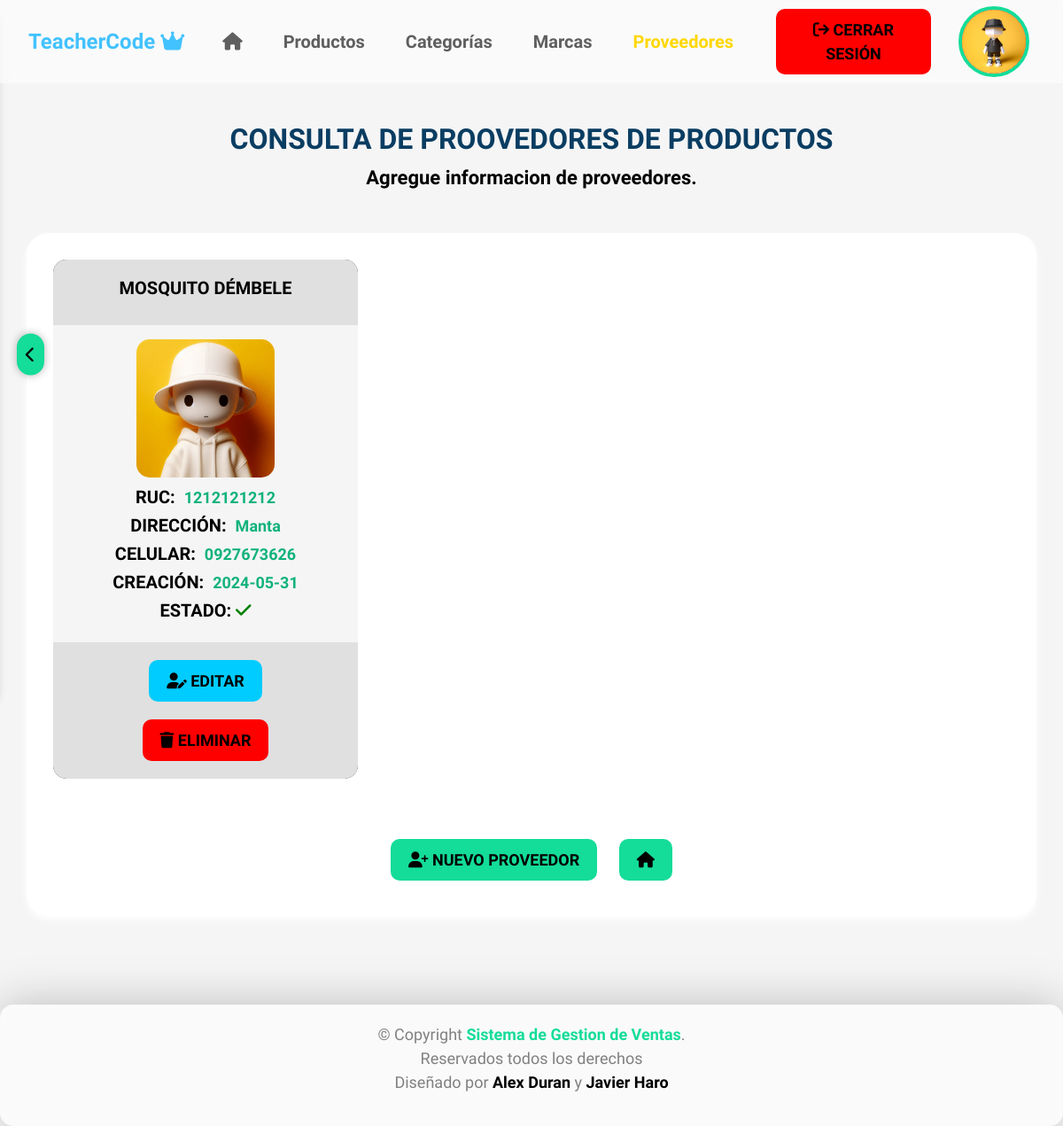
The page /supplier_list/ (signed in) on the database its author committed.
### core/models.py (models this page shows, shortened)
class CustomUser(AbstractUser):
    dni = models.CharField(max_length=10,unique=True,validators=[valida_cedula])
    full_name = models.CharField(max_length=100)
    celular = models.CharField(max_length=10,blank=True, null=True,validators=[phone_regex])
    correo = models.EmailField(blank=True, null=True)
    imagen = models.ImageField(upload_to='imagenes_perfil/', null=True, blank=True)
    def get_profile_picture_url(self):
        if self.imagen:
            return self.imagen.url
        else:
            return None

class Supplier(models.Model):
    name = models.CharField(max_length=100, unique=True)
    ruc = models.CharField(max_length=10,validators=[valida_cedula],unique=True)
    address = models.CharField(max_length=200)
    phone = models.CharField(max_length=10,validators=[phone_regex],unique=True)
    user = models.ForeignKey(settings.AUTH_USER_MODEL, on_delete=models.CASCADE)
    created = models.DateTimeField(auto_now_add=True)
    updated = models.DateTimeField(auto_now=True)
    state = models.BooleanField('Estado', default=True)
    image = models.ImageField(upload_to='suppliers/', blank=True, null=True)
    class Meta:
        verbose_name = 'Proveedor'
        verbose_name_plural = 'Proveedores'
        ordering = ['name']
        indexes = [models.Index(fields=['name'])]

### core/views.py (the view)
# urls.py: path('supplier_list/', views.supplier_List,name='supplier_list'),
def supplier_List(request):
    data = {"title1": "Proveedores", "title2": "Consulta De Proovedores De Productos"}
    suppliers = Supplier.objects.all()
    data["suppliers"] = suppliers
    data["messages"] = messages.get_messages(request)
    return render(request, "core/suppliers/list.html", data)

### templates/core/suppliers/list.html (shortened to what this page needs)
{% extends 'base.html' %}
{% block content %}
{% load static %}
<section id="home-modulos" class="mt-4 d-flex justify-content-center align-items-center" data-aos="fade-up" data-aos-delay="200">
    <div class="container text-center">
        <div class="row">
            <div class="col-lg-12">
                <div class="module-head">
                    <h2 class="title text-center">{{ title2 }}</h2>
                    <p>Agregue informacion de proveedores. </p>
                </div>
            </div>
            <div class="module-cards">
                <div class="row">
                    {% for item in suppliers %}
                    <div class="col-md-4 mb-4">
                        <div class="card card-custom">
                            <div class="card-header">
                                <h2 class="card-title">{{ item.name }}</h2>
                            </div>
                            <div class="card-body">
                                <img src="{% if item.image %}{{ item.image.url }}{% else %}{% static 'img/default_person.png' %}{% endif %}" alt="Persona"><br>
                                <h3>RUC: <span class="info">{{ item.ruc }}</span></h3>
                                <h3>Dirección: <span class="info">{{ item.address }}</span></h3>
                                <h3>Celular: <span class="info">{{ item.phone }}</span></h3>
                                <h3>Creación: <span class="info">{{ item.created | date:"Y-m-d" }}</span></h3>
                                <h3>
                                    Estado:
                                    {% if item.state %}
                                    <i class="fa-solid fa-check" style="color: green;"></i>
                                    {% else %}
                                    <i class="fa-solid fa-square-minus" style="color: red;"></i>
                                    {% endif %}
                                </h3>
                            </div>
                            <div class="card-footer">
                                <a href="{% url 'core:supplier_update' item.id %}" class="btn btn-update"><i class="fa-solid fa-user-pen"></i> Editar</a>
                                <a href="#" class="btn btn-cancel" onclick="confirmDelete({{ item.id }})"><i class="fa-solid fa-trash"></i> Eliminar</a>
                            </div>
                        </div>
                    </div>
                    {% endfor %}
                </div>
                <div class="form-group text-center mt-4">
                    <a class="btn btn-details" href="{% url 'core:supplier_create' %}"><i class="fa-solid fa-user-plus"></i> Nuevo proveedor </a>
                    <a class="btn btn-details" href="{% url 'home' %}"><i class="fa-solid fa-house"></i></a>
                </div>
            </div>
        </div>
    </div>
</section>
<body>
</body>
{% endblock content %}

### templates/base.html (shortened to what this page needs)
<!DOCTYPE html>
<html lang="en">
<head>
    {% load static %}
    <link rel="stylesheet" href="https://cdn.jsdelivr.net/npm/bootstrap@5.3.3/dist/css/bootstrap.min.css"
>
    <link rel="stylesheet" href="{% static 'css/main.css' %}">
    <link rel="stylesheet" href="https://cdnjs.cloudflare.com/ajax/libs/font-awesome/6.5.2/css/all.min.css"
 />
    <link rel="stylesheet" href="https://cdnjs.cloudflare.com/ajax/libs/aos/2.3.4/aos.css"
 />
    <link href="https://cdn.jsdelivr.net/npm/bootstrap-icons@1.7.2/font/bootstrap-icons.css" rel="stylesheet">
    <link href="https://cdn.jsdelivr.net/npm/remixicon/fonts/remixicon.css" rel="stylesheet">
    {% load static %}
    <link rel="stylesheet" href="{% static 'plugin/whatsapp-chat-support.css' %}">
    <link rel="stylesheet" href="{% static 'plugin/components/Font Awesome/css/font-awesome.min.css' %}">
</head>
<div id="content">
    <body class="light-mode">
        {% block navbar %}
        <header id="header">
            <nav class="navbar navbar-expand-lg navbar-dark fixed-top">
                <div class="container-fluid">
                    <a class="navbar-brand" href="#">TeacherCode <i class="fa-solid fa-crown"></i></a>
                    <div class="collapse navbar-collapse" id="navbarNav">
                        <ul class="navbar-nav me-auto mb-2 mb-lg-0 align-items-center">
                            <li class="nav-item">
                                <a class="nav-link" href="{% url 'home' %}"><i class="fa-solid fa-house"></i></a>
                            </li>
                            {% if user.is_authenticated %}
                            {% if user.is_superuser %}
                            <li class="nav-item">
                                <a class="nav-link" href="{% url 'core:product_list' %}">Productos</a>
                            </li>
                            <li class="nav-item">
                                <a class="nav-link" href="{% url 'core:category_list' %}">Categorías</a>
                            </li>
                            <li class="nav-item">
                                <a class="nav-link" href="{% url 'core:brand_list' %}">Marcas</a>
                            </li>
                            <li class="nav-item">
                                <a class="nav-link" href="{% url 'core:supplier_list' %}">Proveedores</a>
                            </li>
                            {% endif %}
                            <li class="nav-item">
                                <a class="btn btn-cancel" href="{% url 'logout' %}" style="text-decoration: none;"><i
                                        class="fa-solid fa-arrow-right-from-bracket"></i> Cerrar sesión</a>
                            </li>
                            {% endif %}
                        </ul>
                        <div class="profile-picture-container" data="fa-arrow-left">
                            {% if user.is_authenticated %}
                            {% if user.get_profile_picture_url %}
                            <div class="profile-picture">
                                <img id="profile-picture" src="{{ user.get_profile_picture_url }}" alt="Profile Picture"
                                    style="border: none;">
                            </div>
                            {% else %}
                            <div class="profile-picture">
                                <img id="profile-picture" src="{% static 'img/default_person.png' %}"
                                    alt="Default Profile Picture">
                            </div>
                            {% endif %}
                            {% else %}
                            <div class="profile-picture">
                                <img id="profile-picture" src="{% static 'img/usuario_anonimo.png' %}"
                                    alt="Anonymous Profile Picture">
                            </div>
                            {% endif %}
                        </div>
                    </div>
                </div>
            </nav>
        </header>
        {% endblock navbar %}
        <div id="menu" class="closed sidebar d-flex flex-column justify-content-center align-items-center"
            style="height: 100vh;">
            <div style="margin-top: 7vh;"
                class="sidebar-header d-flex justify-content-between align-items-center px-3 py-2">
                <div id="menu-toggle">
                    <span id="menu-icon">
                        <i class="fa-solid fa-chevron-left"></i>
                    </span>
                </div>
            </div>
        </div>
        <section id="content" class="mt-4 d-flex justify-content-center align-items-center">
            {% block content %}
            {% endblock content %}
        </section>
        <footer id="footer">
            <div class="container">
                <div style="text-align:center" class="footer row d-flex align-items-center">
                    <div class="copyright">
                        <p>
                            &copy; Copyright <span class="username">Sistema de Gestion de Ventas</span>. <br>Reservados
                            todos los derechos
                            <br>
                            Diseñado por <a href="https://github.com/Alexis2024" target="_blank">Alex Duran</a> y <a
                                href="https://github.com/JaviOHS" target="_blank">Javier Haro</a>
                        </p>
                    </div>
                </div>
            </div>
        </footer>
</div>
</body>
</html>

### rows shown on the page
CustomUser: get_profile_picture_url (picture)
Supplier: name "MOSQUITO DÉMBELE", ruc "1212121212", address "Manta", phone "0927673626", created "2024-05-31", state True (drawn)

### other values the page prints
{{ title2 }} "CONSULTA DE PROOVEDORES DE PRODUCTOS"
